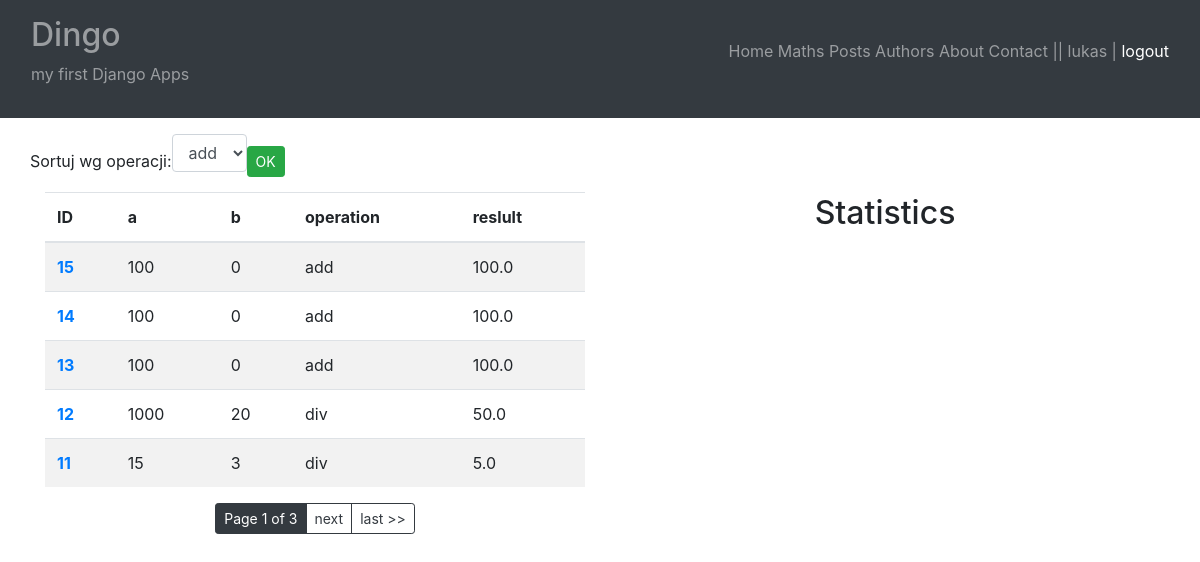
/maths/histories/ (signed in), run on the app's committed database.
### maths/models.py (models this page shows, shortened)
class Math(models.Model):
    operation = models.CharField(max_length=5, choices=OPERATION_CHOICES)
    a = models.IntegerField()
    b = models.IntegerField()
    created = models.DateTimeField(auto_now_add=True)
    result = models.ForeignKey(
        "maths.Result",
        on_delete=models.CASCADE,
        null=True,
        blank=True
    )
    class Meta:
        ordering = ["-id"]

class Result(models.Model):
    value = models.FloatField(blank=True, null=True, unique=True)
    error = models.CharField(
        max_length=255,
        null=True,
        blank=True,
        unique=True
    )
    class Meta:
            constraints = [
                models.CheckConstraint(
                    name="%(app_label)s_%(class)s_value_error_together",
                    check=(
                        models.Q(
                            value__isnull=False,
                            error__isnull=True,
                        )
                        | models.Q(
                            value__isnull=True,
                            error__isnull=False,
                        )
                    ),
                )
            ]
    def __str__(self):
        return f"{self.value}"

### maths/views.py (the view)
# urls.py: path("histories/", maths_list, name="list"),
@login_required
def maths_list(request):
    maths = Math.objects.all()
    op_form = OperationForm()
    if request.method == "POST":
        op_form = OperationForm(data=request.POST)
        if op_form.is_valid:
            maths = Math.objects.filter(operation=op_form.data["operation"])
    paginator = Paginator(maths, 5)
    page_number = request.GET.get("page")
    maths = paginator.get_page(page_number)
    return render(
        request=request,
        template_name="maths/list.html",
        context={
            "maths": maths,
            "form": op_form
        }
    )

### maths/forms.py
class OperationForm(forms.Form):
    operation = forms.ChoiceField(choices=OPERATION_CHOICES)

### maths/templates/maths/list.html (shortened to what this page needs)
{% extends "main.html" %}
{% load bootstrap4 %}
{% block content %}
<div class="row">
    <form class="form-inline float-left mb-1" method="post">
        <label>Sortuj wg operacji:</label>
        {% bootstrap_field form.operation layout='horizontal' size="sm" show_label=False %}
        {% bootstrap_button "OK" button_type="submit" button_class="btn-success btn-sm" %}
    </form>
</div>
<div class="row">
    <div class="col">
        <table class="table table-striped">
            <thead>
              <tr>
                <th scope="col">ID</th>
                <th scope="col">a</th>
                <th scope="col">b</th>
                <th scope="col">operation</th>
                <th scope="col">reslult</th>
              </tr>
            </thead>
            <tbody>
                {% for m in maths %}
                    <tr>
                        <th scope="row"><a href="{% url 'maths:details' m.id %}">{{ m.id }}</a></th>
                        <td>{{ m.a }}</td>
                        <td>{{ m.b }}</td>
                        <td>{{ m.operation }}</td>
                        <td>{{ m.result }}</td>
                    </tr>
                {% endfor %}
            </tbody>
        </table>
        <div class="text-center">
            <div class="btn-group" role="group">
                        <button class="btn btn-dark btn-sm">Page {{ maths.number }} of {{ maths.paginator.num_pages }}</button>
                    {% if maths.has_next %}
                        <a class="btn btn-outline-dark btn-sm" href="?page={{ maths.next_page_number }}">next</a>
                        <a class="btn btn-outline-dark btn-sm" href="?page={{ maths.paginator.num_pages }}">last >></a>
                    {% endif %}
            </div>
        </div>
    </div>
    <div class="col">
        <h2 class="text-center"><span class="align-middle">Statistics</span></h2>
    </div>
</div>
{% endblock %}

### templates/main.html (shortened to what this page needs)
{% load bootstrap4 %}
<!DOCTYPE html>
<html lang="en">
<head>
   {% load static %}
   <link rel="stylesheet" type="text/css" href="{% static 'maths/css/style.css' %}">
   {% bootstrap_css %}
</head>
<body>
   <nav class="navbar sticky-top navbar-dark bg-dark mb-3">
      <div class="container-fluid">
         <span class="navbar-text navbar-lg">
            <h2>Dingo</h2>
            <p>my first Django Apps</p>
         </span>
         <div class="inline">
            <a class="navbar-text" href="{% url 'welcome' %}">Home</a>
            <a class="navbar-text" href="{% url 'maths:list' %}">Maths</a>
            <a class="navbar-text" href="{% url 'blog:posts_list' %}">Posts</a>
            <a class="navbar-text" href="{% url 'blog:authors_list' %}">Authors</a>
            <a class="navbar-text" href="{% url 'about' %}">About</a>
            <a class="navbar-text" href="{% url 'contact' %}">Contact</a>
            {% if user.is_authenticated %}
               <p class="navbar-text">
                  || {{ user.username }} | <a href="{% url 'logout' %}?next={{ request.get_full_path }}">logout</a>
               </p>
            {% else %}
               <p class="navbar-text">|| <a class="navbar-text" href="{% url 'login' %}?next={{ request.get_full_path }}">login</a></p>
            {% endif %}
         </div>
      </div>
   </nav>
   <div id="content">
      <div class="container">
         {% block content %}
         {% endblock %}
      </div>
   </div>
</body>
</html>

### data on the page
Math: id "15", a "100", b "0", operation "add", result "100.0"
Math: id "14", a "100", b "0", operation "add", result "100.0"
Math: id "13", a "100", b "0", operation "add", result "100.0"
Math: id "12", a "1000", b "20", operation "div", result "50.0"
Math: id "11", a "15", b "3", operation "div", result "5.0"

### other printed values
{{ user.username }} "lukas"
{{ maths.number }} "1"
{{ maths.paginator.num_pages }} "3"
